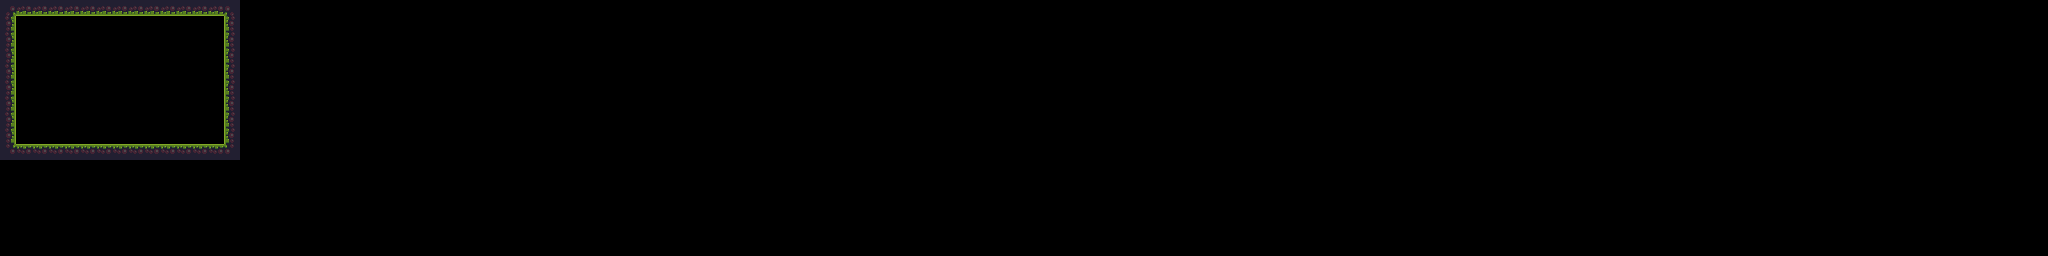

Tiled map render using the project's own tile images. Description and the whole map definition, tile-layer contents included, below:
An orthogonal 128x16 tile map with 16x16 px tiles, 1 tile layer (Tile Layer 1).

<map version="1.5" tiledversion="1.7.2" orientation="orthogonal" renderorder="right-down" width="128" height="16" tilewidth="16" tileheight="16" infinite="0" nextlayerid="2" nextobjectid="1">
 <tileset firstgid="1" source="tileset.tsx" />
 <layer id="1" name="Tile Layer 1" width="128" height="16">
  <data encoding="csv">
4,5,5,5,5,5,5,5,5,5,5,5,5,5,6,0,0,0,0,0,0,0,0,0,0,0,0,0,0,0,0,0,0,0,0,0,0,0,0,0,0,0,0,0,0,0,0,0,0,0,0,0,0,0,0,0,0,0,0,0,0,0,0,0,0,0,0,0,0,0,0,0,0,0,0,0,0,0,0,0,0,0,0,0,0,0,0,0,0,0,0,0,0,0,0,0,0,0,0,0,0,0,0,0,0,0,0,0,0,0,0,0,0,0,0,0,0,0,0,0,0,0,0,0,0,0,0,0,
16,0,0,0,0,0,0,0,0,0,0,0,0,0,18,0,0,0,0,0,0,0,0,0,0,0,0,0,0,0,0,0,0,0,0,0,0,0,0,0,0,0,0,0,0,0,0,0,0,0,0,0,0,0,0,0,0,0,0,0,0,0,0,0,0,0,0,0,0,0,0,0,0,0,0,0,0,0,0,0,0,0,0,0,0,0,0,0,0,0,0,0,0,0,0,0,0,0,0,0,0,0,0,0,0,0,0,0,0,0,0,0,0,0,0,0,0,0,0,0,0,0,0,0,0,0,0,0,
16,0,0,0,0,0,0,0,0,0,0,0,0,0,18,0,0,0,0,0,0,0,0,0,0,0,0,0,0,0,0,0,0,0,0,0,0,0,0,0,0,0,0,0,0,0,0,0,0,0,0,0,0,0,0,0,0,0,0,0,0,0,0,0,0,0,0,0,0,0,0,0,0,0,0,0,0,0,0,0,0,0,0,0,0,0,0,0,0,0,0,0,0,0,0,0,0,0,0,0,0,0,0,0,0,0,0,0,0,0,0,0,0,0,0,0,0,0,0,0,0,0,0,0,0,0,0,0,
16,0,0,0,0,0,0,0,0,0,0,0,0,0,18,0,0,0,0,0,0,0,0,0,0,0,0,0,0,0,0,0,0,0,0,0,0,0,0,0,0,0,0,0,0,0,0,0,0,0,0,0,0,0,0,0,0,0,0,0,0,0,0,0,0,0,0,0,0,0,0,0,0,0,0,0,0,0,0,0,0,0,0,0,0,0,0,0,0,0,0,0,0,0,0,0,0,0,0,0,0,0,0,0,0,0,0,0,0,0,0,0,0,0,0,0,0,0,0,0,0,0,0,0,0,0,0,0,
16,0,0,0,0,0,0,0,0,0,0,0,0,0,18,0,0,0,0,0,0,0,0,0,0,0,0,0,0,0,0,0,0,0,0,0,0,0,0,0,0,0,0,0,0,0,0,0,0,0,0,0,0,0,0,0,0,0,0,0,0,0,0,0,0,0,0,0,0,0,0,0,0,0,0,0,0,0,0,0,0,0,0,0,0,0,0,0,0,0,0,0,0,0,0,0,0,0,0,0,0,0,0,0,0,0,0,0,0,0,0,0,0,0,0,0,0,0,0,0,0,0,0,0,0,0,0,0,
16,0,0,0,0,0,0,0,0,0,0,0,0,0,18,0,0,0,0,0,0,0,0,0,0,0,0,0,0,0,0,0,0,0,0,0,0,0,0,0,0,0,0,0,0,0,0,0,0,0,0,0,0,0,0,0,0,0,0,0,0,0,0,0,0,0,0,0,0,0,0,0,0,0,0,0,0,0,0,0,0,0,0,0,0,0,0,0,0,0,0,0,0,0,0,0,0,0,0,0,0,0,0,0,0,0,0,0,0,0,0,0,0,0,0,0,0,0,0,0,0,0,0,0,0,0,0,0,
16,0,0,0,0,0,0,0,0,0,0,0,0,0,18,0,0,0,0,0,0,0,0,0,0,0,0,0,0,0,0,0,0,0,0,0,0,0,0,0,0,0,0,0,0,0,0,0,0,0,0,0,0,0,0,0,0,0,0,0,0,0,0,0,0,0,0,0,0,0,0,0,0,0,0,0,0,0,0,0,0,0,0,0,0,0,0,0,0,0,0,0,0,0,0,0,0,0,0,0,0,0,0,0,0,0,0,0,0,0,0,0,0,0,0,0,0,0,0,0,0,0,0,0,0,0,0,0,
16,0,0,0,0,0,0,0,0,0,0,0,0,0,18,0,0,0,0,0,0,0,0,0,0,0,0,0,0,0,0,0,0,0,0,0,0,0,0,0,0,0,0,0,0,0,0,0,0,0,0,0,0,0,0,0,0,0,0,0,0,0,0,0,0,0,0,0,0,0,0,0,0,0,0,0,0,0,0,0,0,0,0,0,0,0,0,0,0,0,0,0,0,0,0,0,0,0,0,0,0,0,0,0,0,0,0,0,0,0,0,0,0,0,0,0,0,0,0,0,0,0,0,0,0,0,0,0,
16,0,0,0,0,0,0,0,0,0,0,0,0,0,18,0,0,0,0,0,0,0,0,0,0,0,0,0,0,0,0,0,0,0,0,0,0,0,0,0,0,0,0,0,0,0,0,0,0,0,0,0,0,0,0,0,0,0,0,0,0,0,0,0,0,0,0,0,0,0,0,0,0,0,0,0,0,0,0,0,0,0,0,0,0,0,0,0,0,0,0,0,0,0,0,0,0,0,0,0,0,0,0,0,0,0,0,0,0,0,0,0,0,0,0,0,0,0,0,0,0,0,0,0,0,0,0,0,
28,29,29,29,29,29,29,29,29,29,29,29,29,29,30,0,0,0,0,0,0,0,0,0,0,0,0,0,0,0,0,0,0,0,0,0,0,0,0,0,0,0,0,0,0,0,0,0,0,0,0,0,0,0,0,0,0,0,0,0,0,0,0,0,0,0,0,0,0,0,0,0,0,0,0,0,0,0,0,0,0,0,0,0,0,0,0,0,0,0,0,0,0,0,0,0,0,0,0,0,0,0,0,0,0,0,0,0,0,0,0,0,0,0,0,0,0,0,0,0,0,0,0,0,0,0,0,0,
0,0,0,0,0,0,0,0,0,0,0,0,0,0,0,0,0,0,0,0,0,0,0,0,0,0,0,0,0,0,0,0,0,0,0,0,0,0,0,0,0,0,0,0,0,0,0,0,0,0,0,0,0,0,0,0,0,0,0,0,0,0,0,0,0,0,0,0,0,0,0,0,0,0,0,0,0,0,0,0,0,0,0,0,0,0,0,0,0,0,0,0,0,0,0,0,0,0,0,0,0,0,0,0,0,0,0,0,0,0,0,0,0,0,0,0,0,0,0,0,0,0,0,0,0,0,0,0,
0,0,0,0,0,0,0,0,0,0,0,0,0,0,0,0,0,0,0,0,0,0,0,0,0,0,0,0,0,0,0,0,0,0,0,0,0,0,0,0,0,0,0,0,0,0,0,0,0,0,0,0,0,0,0,0,0,0,0,0,0,0,0,0,0,0,0,0,0,0,0,0,0,0,0,0,0,0,0,0,0,0,0,0,0,0,0,0,0,0,0,0,0,0,0,0,0,0,0,0,0,0,0,0,0,0,0,0,0,0,0,0,0,0,0,0,0,0,0,0,0,0,0,0,0,0,0,0,
0,0,0,0,0,0,0,0,0,0,0,0,0,0,0,0,0,0,0,0,0,0,0,0,0,0,0,0,0,0,0,0,0,0,0,0,0,0,0,0,0,0,0,0,0,0,0,0,0,0,0,0,0,0,0,0,0,0,0,0,0,0,0,0,0,0,0,0,0,0,0,0,0,0,0,0,0,0,0,0,0,0,0,0,0,0,0,0,0,0,0,0,0,0,0,0,0,0,0,0,0,0,0,0,0,0,0,0,0,0,0,0,0,0,0,0,0,0,0,0,0,0,0,0,0,0,0,0,
0,0,0,0,0,0,0,0,0,0,0,0,0,0,0,0,0,0,0,0,0,0,0,0,0,0,0,0,0,0,0,0,0,0,0,0,0,0,0,0,0,0,0,0,0,0,0,0,0,0,0,0,0,0,0,0,0,0,0,0,0,0,0,0,0,0,0,0,0,0,0,0,0,0,0,0,0,0,0,0,0,0,0,0,0,0,0,0,0,0,0,0,0,0,0,0,0,0,0,0,0,0,0,0,0,0,0,0,0,0,0,0,0,0,0,0,0,0,0,0,0,0,0,0,0,0,0,0,
0,0,0,0,0,0,0,0,0,0,0,0,0,0,0,0,0,0,0,0,0,0,0,0,0,0,0,0,0,0,0,0,0,0,0,0,0,0,0,0,0,0,0,0,0,0,0,0,0,0,0,0,0,0,0,0,0,0,0,0,0,0,0,0,0,0,0,0,0,0,0,0,0,0,0,0,0,0,0,0,0,0,0,0,0,0,0,0,0,0,0,0,0,0,0,0,0,0,0,0,0,0,0,0,0,0,0,0,0,0,0,0,0,0,0,0,0,0,0,0,0,0,0,0,0,0,0,0,
0,0,0,0,0,0,0,0,0,0,0,0,0,0,0,0,0,0,0,0,0,0,0,0,0,0,0,0,0,0,0,0,0,0,0,0,0,0,0,0,0,0,0,0,0,0,0,0,0,0,0,0,0,0,0,0,0,0,0,0,0,0,0,0,0,0,0,0,0,0,0,0,0,0,0,0,0,0,0,0,0,0,0,0,0,0,0,0,0,0,0,0,0,0,0,0,0,0,0,0,0,0,0,0,0,0,0,0,0,0,0,0,0,0,0,0,0,0,0,0,0,0,0,0,0,0,0,0
</data>
 </layer>
</map>
